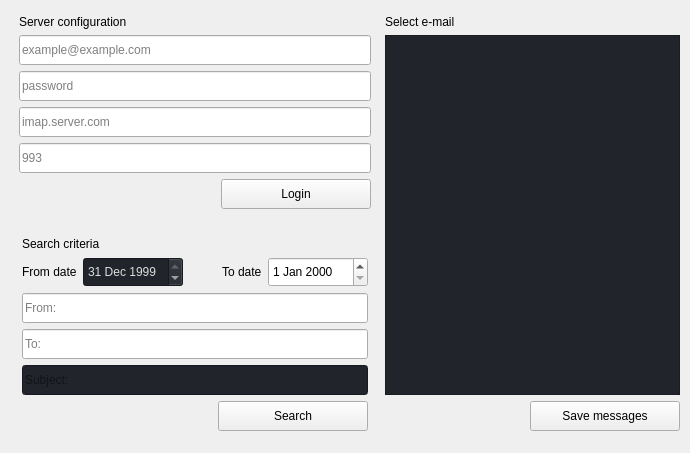
              <widget class="QFrame" name="content">
               <property name="frameShape">
                <enum>QFrame::NoFrame</enum>
               </property>
               <property name="frameShadow">
                <enum>QFrame::Raised</enum>
               </property>
               <layout class="QHBoxLayout" name="horizontalLayout_4">
                <property name="spacing">
                 <number>0</number>
                </property>
                <property name="leftMargin">
                 <number>10</number>
                </property>
                <property name="topMargin">
                 <number>10</number>
                </property>
                <property name="rightMargin">
                 <number>10</number>
                </property>
                <property name="bottomMargin">
                 <number>10</number>
                </property>
                <item>
                 <widget class="QFrame" name="left_content">
                  <property name="maximumSize">
                   <size>
                    <width>370</width>
                    <height>16777215</height>
                   </size>
                  </property>
                  <layout class="QVBoxLayout" name="verticalLayout_9">
                   <property name="leftMargin">
                    <number>0</number>
                   </property>
                   <property name="topMargin">
                    <number>0</number>
                   </property>
                   <property name="rightMargin">
                    <number>0</number>
                   </property>
                   <property name="bottomMargin">
                    <number>0</number>
                   </property>
                   <item>
                    <widget class="QFrame" name="server_configuration">
                     <property name="frameShape">
                      <enum>QFrame::NoFrame</enum>
                     </property>
                     <layout class="QVBoxLayout" name="server_configuration_vlayout">
                      <property name="topMargin">
                       <number>5</number>
                      </property>
                      <property name="bottomMargin">
                       <number>0</number>
                      </property>
                      <item>
                       <widget class="QLabel" name="sever_configuration_title">
                        <property name="styleSheet">
                         <string notr="true"/>
                        </property>
                        <property name="text">
                         <string>Server configuration</string>
                        </property>
                       </widget>
                      </item>
                      <item>
                       <widget class="QLineEdit" name="login">
                        <property name="minimumSize">
                         <size>
                          <width>0</width>
                          <height>30</height>
                         </size>
                        </property>
                        <property name="text">
                         <string/>
                        </property>
                        <property name="placeholderText">
                         <string>example@example.com</string>
                        </property>
                       </widget>
                      </item>
                      <item>
                       <widget class="QLineEdit" name="password">
                        <property name="minimumSize">
                         <size>
                          <width>0</width>
                          <height>30</height>
                         </size>
                        </property>
                        <property name="echoMode">
                         <enum>QLineEdit::Password</enum>
                        </property>
                        <property name="placeholderText">
                         <string>password</string>
                        </property>
                       </widget>
                      </item>
                      <item>
                       <widget class="QLineEdit" name="server_name">
                        <property name="minimumSize">
                         <size>
                          <width>0</width>
                          <height>30</height>
                         </size>
                        </property>
                        <property name="placeholderText">
                         <string>imap.server.com</string>
                        </property>
                       </widget>
                      </item>
                      <item>
                       <widget class="QLineEdit" name="server_port">
                        <property name="minimumSize">
                         <size>
                          <width>0</width>
                          <height>30</height>
                         </size>
                        </property>
                        <property name="text">
                         <string/>
                        </property>
                        <property name="placeholderText">
                         <string>993</string>
                        </property>
                       </widget>
                      </item>
                      <item>
                       <layout class="QHBoxLayout" name="login_button_layout">
                        <property name="bottomMargin">
                         <number>10</number>
                        </property>
                        <item>
                         <spacer name="login_spacer">
                          <property name="orientation">
                           <enum>Qt::Horizontal</enum>
                          </property>
                          <property name="sizeHint" stdset="0">
                           <size>
                            <width>40</width>
                            <height>20</height>
                           </size>
                          </property>
                         </spacer>
                        </item>
                        <item>
                         <widget class="QPushButton" name="login_button">
                          <property name="enabled">
                           <bool>true</bool>
                          </property>
                          <property name="minimumSize">
                           <size>
                            <width>150</width>
                            <height>30</height>
                           </size>
                          </property>
                          <property name="maximumSize">
                           <size>
                            <width>150</width>
                            <height>16777215</height>
                           </size>
                          </property>
                          <property name="cursor">
                           <cursorShape>PointingHandCursor</cursorShape>
                          </property>
                          <property name="layoutDirection">
                           <enum>Qt::LeftToRight</enum>
                          </property>
                          <property name="styleSheet">
                           <string notr="true"/>
                          </property>
                          <property name="text">
                           <string>Login</string>
                          </property>
                          <property name="iconSize">
                           <size>
                            <width>0</width>
                            <height>0</height>
                           </size>
                          </property>
                         </widget>
                        </item>
                       </layout>
                      </item>
                     </layout>
                    </widget>
                   </item>
                   <item>
                    <widget class="QFrame" name="search_criteria">
                     <property name="enabled">
                      <bool>true</bool>
                     </property>
                     <property name="maximumSize">
                      <size>
                       <width>16777215</width>
                       <height>283</height>
                      </size>
                     </property>
                     <property name="frameShape">
                      <enum>QFrame::NoFrame</enum>
                     </property>
                     <property name="frameShadow">
                      <enum>QFrame::Plain</enum>
                     </property>
                     <layout class="QVBoxLayout" name="verticalLayout_11">
                      <property name="spacing">
                       <number>6</number>
                      </property>
                      <property name="leftMargin">
                       <number>12</number>
                      </property>
                      <property name="topMargin">
                       <number>12</number>
                      </property>
                      <property name="rightMargin">
                       <number>12</number>
                      </property>
                      <property name="bottomMargin">
                       <number>12</number>
                      </property>
                      <item>
                       <widget class="QLabel" name="search_criteria_title">
                        <property name="enabled">
                         <bool>true</bool>
                        </property>
                        <property name="styleSheet">
                         <string notr="true"/>
                        </property>
                        <property name="text">
                         <string>Search criteria</string>
                        </property>
                       </widget>
                      </item>
                      <item>
                       <layout class="QHBoxLayout" name="search_date_layout">
                        <item>
                         <widget class="QLabel" name="label_from_date">
                          <property name="enabled">
                           <bool>true</bool>
                          </property>
                          <property name="text">
                           <string>From date</string>
                          </property>
                          <property name="textFormat">
                           <enum>Qt::AutoText</enum>
                          </property>
                          <property name="wordWrap">
                           <bool>false</bool>
                          </property>
                         </widget>
                        </item>
                        <item>
                         <widget class="QDateEdit" name="search_date_from">
                          <property name="enabled">
                           <bool>true</bool>
                          </property>
                          <property name="minimumSize">
                           <size>
                            <width>100</width>
                            <height>30</height>
                           </size>
                          </property>
                          <property name="palette">
                           <palette>
                            <active>
                             <colorrole role="WindowText">
                              <brush brushstyle="SolidPattern">
                               <color alpha="255">
                                <red>221</red>
                                <green>221</green>
                                <blue>221</blue>
                               </color>
                              </brush>
                             </colorrole>
                             <colorrole role="Button">
                              <brush brushstyle="SolidPattern">
                               <color alpha="255">
                                <red>33</red>
                                <green>37</green>
                                <blue>43</blue>
                               </color>
                              </brush>
                             </colorrole>
                             <colorrole role="Text">
                              <brush brushstyle="SolidPattern">
                               <color alpha="255">
                                <red>221</red>
                                <green>221</green>
                                <blue>221</blue>
                               </color>
                              </brush>
                             </colorrole>
                             <colorrole role="ButtonText">
                              <brush brushstyle="SolidPattern">
                               <color alpha="255">
                                <red>221</red>
                                <green>221</green>
                                <blue>221</blue>
                               </color>
                              </brush>
                             </colorrole>
                             <colorrole role="Base">
                              <brush brushstyle="SolidPattern">
                               <color alpha="255">
                                <red>33</red>
                                <green>37</green>
                                <blue>43</blue>
                               </color>
                              </brush>
                             </colorrole>
                             <colorrole role="Window">
                              <brush brushstyle="SolidPattern">
                               <color alpha="255">
                                <red>33</red>
                                <green>37</green>
                                <blue>43</blue>
                               </color>
                              </brush>
                             </colorrole>
                            </active>
                            <inactive>
                             <colorrole role="WindowText">
                              <brush brushstyle="SolidPattern">
                               <color alpha="255">
                                <red>221</red>
                                <green>221</green>
                                <blue>221</blue>
                               </color>
                              </brush>
                             </colorrole>
                             <colorrole role="Button">
                              <brush brushstyle="SolidPattern">
                               <color alpha="255">
                                <red>33</red>
                                <green>37</green>
                                <blue>43</blue>
                               </color>
                              </brush>
                             </colorrole>
                             <colorrole role="Text">
                              <brush brushstyle="SolidPattern">
                               <color alpha="255">
                                <red>221</red>
                                <green>221</green>
                                <blue>221</blue>
                               </color>
                              </brush>
                             </colorrole>
                             <colorrole role="ButtonText">
                              <brush brushstyle="SolidPattern">
                               <color alpha="255">
                                <red>221</red>
                                <green>221</green>
                                <blue>221</blue>
                               </color>
                              </brush>
                             </colorrole>
                             <colorrole role="Base">
                              <brush brushstyle="SolidPattern">
                               <color alpha="255">
                                <red>33</red>
                                <green>37</green>
                                <blue>43</blue>
                               </color>
                              </brush>
                             </colorrole>
                             <colorrole role="Window">
                              <brush brushstyle="SolidPattern">
                               <color alpha="255">
                                <red>33</red>
                                <green>37</green>
                                <blue>43</blue>
                               </color>
                              </brush>
                             </colorrole>
                            </inactive>
                            <disabled>
                             <colorrole role="WindowText">
                              <brush brushstyle="SolidPattern">
                               <color alpha="26">
                                <red>255</red>
                                <green>255</green>
                                <blue>255</blue>
                               </color>
                              </brush>
                             </colorrole>
                             <colorrole role="Button">
                              <brush brushstyle="SolidPattern">
                               <color alpha="255">
                                <red>33</red>
                                <green>37</green>
                                <blue>43</blue>
                               </color>
                              </brush>
                             </colorrole>
                             <colorrole role="Text">
                              <brush brushstyle="SolidPattern">
                               <color alpha="26">
                                <red>255</red>
                                <green>255</green>
                                <blue>255</blue>
                               </color>
                              </brush>
                             </colorrole>
                             <colorrole role="ButtonText">
                              <brush brushstyle="SolidPattern">
                               <color alpha="26">
                                <red>255</red>
                                <green>255</green>
                                <blue>255</blue>
                               </color>
                              </brush>
                             </colorrole>
                             <colorrole role="Base">
                              <brush brushstyle="SolidPattern">
                               <color alpha="255">
                                <red>33</red>
                                <green>37</green>
                                <blue>43</blue>
                               </color>
                              </brush>
                             </colorrole>
                             <colorrole role="Window">
                              <brush brushstyle="SolidPattern">
                               <color alpha="255">
                                <red>33</red>
                                <green>37</green>
                                <blue>43</blue>
                               </color>
                              </brush>
                             </colorrole>
                            </disabled>
                           </palette>
                          </property>
                          <property name="dateTime">
                           <datetime>
                            <hour>11</hour>
                            <minute>0</minute>
                            <second>0</second>
                            <year>1999</year>
                            <month>12</month>
                            <day>31</day>
                           </datetime>
                          </property>
                          <property name="timeSpec">
                           <enum>Qt::UTC</enum>
                          </property>
                         </widget>
                        </item>
                        <item>
                         <spacer name="date_spacer">
                          <property name="orientation">
                           <enum>Qt::Horizontal</enum>
                          </property>
                          <property name="sizeHint" stdset="0">
                           <size>
                            <width>40</width>
                            <height>20</height>
                           </size>
                          </property>
                         </spacer>
                        </item>
                        <item>
                         <widget class="QLabel" name="label_to_date">
                          <property name="enabled">
                           <bool>true</bool>
                          </property>
                          <property name="text">
                           <string>To date</string>
                          </property>
                         </widget>
                        </item>
                        <item>
                         <widget class="QDateEdit" name="search_date_to">
                          <property name="enabled">
                           <bool>true</bool>
                          </property>
                          <property name="minimumSize">
                           <size>
                            <width>100</width>
                            <height>30</height>
                           </size>
                          </property>
                          <property name="calendarPopup">
                           <bool>false</bool>
                          </property>
                         </widget>
                        </item>
                       </layout>
                      </item>
                      <item>
                       <widget class="QLineEdit" name="search_email_from">
                        <property name="enabled">
                         <bool>true</bool>
                        </property>
                        <property name="minimumSize">
                         <size>
                          <width>0</width>
                          <height>30</height>
                         </size>
                        </property>
                        <property name="styleSheet">
                         <string notr="true"/>
                        </property>
                        <property name="text">
                         <string/>
                        </property>
                        <property name="placeholderText">
                         <string>From:</string>
                        </property>
                       </widget>
                      </item>
                      <item>
                       <widget class="QLineEdit" name="search_email_to">
                        <property name="enabled">
                         <bool>true</bool>
                        </property>
                        <property name="minimumSize">
                         <size>
                          <width>0</width>
                          <height>30</height>
                         </size>
                        </property>
                        <property name="text">
                         <string/>
                        </property>
                        <property name="placeholderText">
                         <string>To:</string>
                        </property>
                       </widget>
                      </item>
                      <item>
                       <widget class="QLineEdit" name="search_email_subject">
                        <property name="enabled">
                         <bool>true</bool>
                        </property>
                        <property name="minimumSize">
                         <size>
                          <width>0</width>
                          <height>30</height>
                         </size>
                        </property>
                        <property name="styleSheet">
                         <string notr="true">background-color: rgb(33, 37, 43);</string>
                        </property>
                        <property name="text">
                         <string/>
                        </property>
                        <property name="readOnly">
                         <bool>true</bool>
                        </property>
                        <property name="placeholderText">
                         <string>Subject:</string>
                        </property>
                       </widget>
                      </item>
                      <item>
                       <layout class="QHBoxLayout" name="search_button_layout">
                        <item>
                         <spacer name="search_button_spacer">
                          <property name="orientation">
                           <enum>Qt::Horizontal</enum>
                          </property>
                          <property name="sizeHint" stdset="0">
                           <size>
                            <width>40</width>
                            <height>20</height>
                           </size>
                          </property>
                         </spacer>
                        </item>
                        <item>
                         <widget class="QPushButton" name="search_button">
                          <property name="enabled">
                           <bool>true</bool>
                          </property>
                          <property name="minimumSize">
                           <size>
                            <width>150</width>
                            <height>30</height>
                           </size>
                          </property>
                          <property name="maximumSize">
                           <size>
                            <width>16777215</width>
                            <height>16777215</height>
                           </size>
                          </property>
                          <property name="cursor">
                           <cursorShape>PointingHandCursor</cursorShape>
                          </property>
                          <property name="layoutDirection">
                           <enum>Qt::LeftToRight</enum>
                          </property>
                          <property name="text">
                           <string>Search</string>
                          </property>
                          <property name="iconSize">
                           <size>
                            <width>0</width>
                            <height>0</height>
                           </size>
                          </property>
                         </widget>
                        </item>
                       </layout>
                      </item>
                     </layout>
                    </widget>
                   </item>
                  </layout>
                 </widget>
                </item>
                <item>
                 <widget class="QFrame" name="right_content">
                  <property name="minimumSize">
                   <size>
                    <width>300</width>
                    <height>0</height>
                   </size>
                  </property>
                  <property name="maximumSize">
                   <size>
                    <width>16777215</width>
                    <height>16777215</height>
                   </size>
                  </property>
                  <layout class="QVBoxLayout" name="leftContentLayout" stretch="0">
                   <property name="leftMargin">
                    <number>5</number>
                   </property>
                   <property name="topMargin">
                    <number>5</number>
                   </property>
                   <property name="rightMargin">
                    <number>0</number>
                   </property>
                   <property name="bottomMargin">
                    <number>12</number>
                   </property>
                   <item>
                    <widget class="QFrame" name="select_email">
                     <property name="styleSheet">
                      <string notr="true">QDateEdit::up-arraow{
color:red !important;
}</string>
                     </property>
                     <property name="frameShape">
                      <enum>QFrame::NoFrame</enum>
                     </property>
                     <layout class="QVBoxLayout" name="topFrameRight">
                      <property name="leftMargin">
                       <number>0</number>
                      </property>
                      <property name="topMargin">
                       <number>0</number>
                      </property>
                      <property name="rightMargin">
                       <number>0</number>
                      </property>
                      <property name="bottomMargin">
                       <number>0</number>
                      </property>
                      <item>
                       <widget class="QLabel" name="email_founded_title">
                        <property name="enabled">
                         <bool>true</bool>
                        </property>
                        <property name="styleSheet">
                         <string notr="true"/>
                        </property>
                        <property name="text">
                         <string>Select e-mail</string>
                        </property>
                       </widget>
                      </item>
                      <item>
                       <widget class="QTreeWidget" name="emails_tree">
                        <property name="enabled">
                         <bool>true</bool>
                        </property>
                        <property name="minimumSize">
                         <size>
                          <width>0</width>
                          <height>0</height>
                         </size>
                        </property>
                        <property name="styleSheet">
                         <string notr="true">background-color: rgb(33, 37, 43);</string>
                        </property>
                        <attribute name="headerVisible">
                         <bool>false</bool>
                        </attribute>
                        <attribute name="headerCascadingSectionResizes">
                         <bool>false</bool>
                        </attribute>
                        <column>
                         <property name="text">
                          <string notr="true">1</string>
                         </property>
                        </column>
                       </widget>
                      </item>
                      <item>
                       <layout class="QHBoxLayout" name="save_message_button_layout">
                        <property name="bottomMargin">
                         <number>0</number>
                        </property>
                        <item>
                         <spacer name="save_message_button_spacer">
                          <property name="orientation">
                           <enum>Qt::Horizontal</enum>
                          </property>
                          <property name="sizeType">
                           <enum>QSizePolicy::Expanding</enum>
                          </property>
                          <property name="sizeHint" stdset="0">
                           <size>
                            <width>40</width>
                            <height>20</height>
                           </size>
                          </property>
                         </spacer>
                        </item>
                        <item>
                         <widget class="QPushButton" name="save_message_button">
                          <property name="enabled">
                           <bool>true</bool>
                          </property>
                          <property name="minimumSize">
                           <size>
                            <width>150</width>
                            <height>30</height>
                           </size>
                          </property>
                          <property name="maximumSize">
                           <size>
                            <width>16777215</width>
                            <height>16777215</height>
                           </size>
                          </property>
                          <property name="cursor">
                           <cursorShape>PointingHandCursor</cursorShape>
                          </property>
                          <property name="layoutDirection">
                           <enum>Qt::LeftToRight</enum>
                          </property>
                          <property name="text">
                           <string>Save messages</string>
                          </property>
                          <property name="iconSize">
                           <size>
                            <width>0</width>
                            <height>0</height>
                           </size>
                          </property>
                         </widget>
                        </item>
                       </layout>
                      </item>
                     </layout>
                    </widget>
                   </item>
                  </layout>
                 </widget>
                </item>
               </layout>
              </widget>
